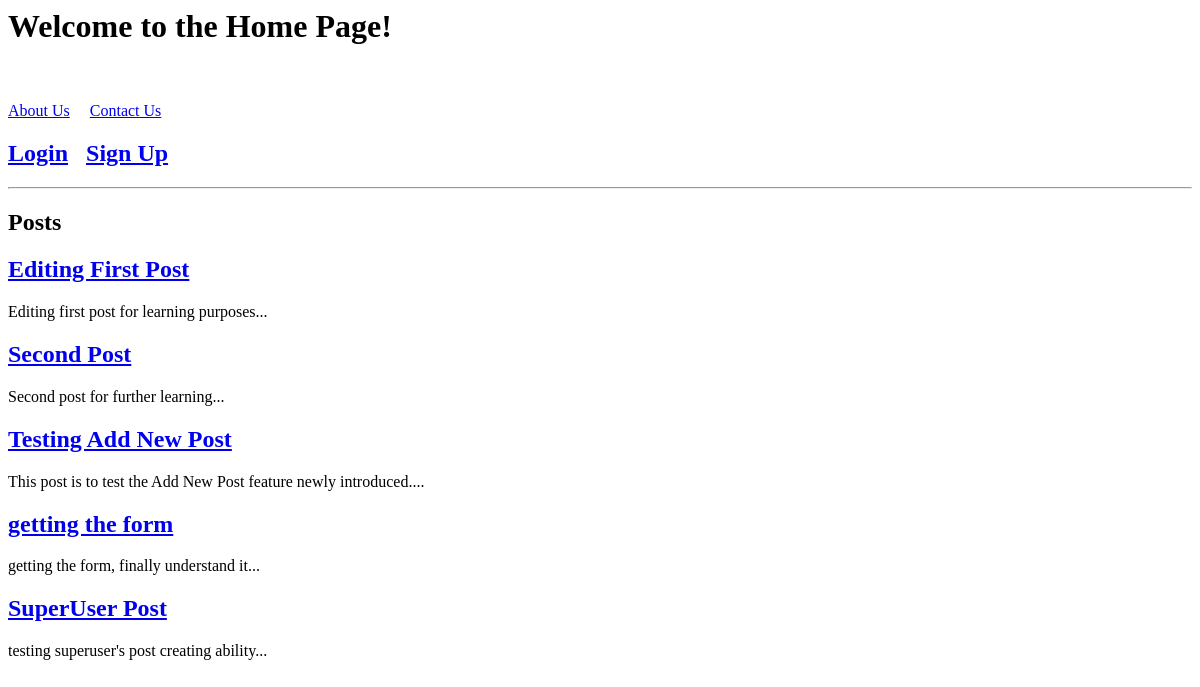
Page /main/ on the earlier database version.
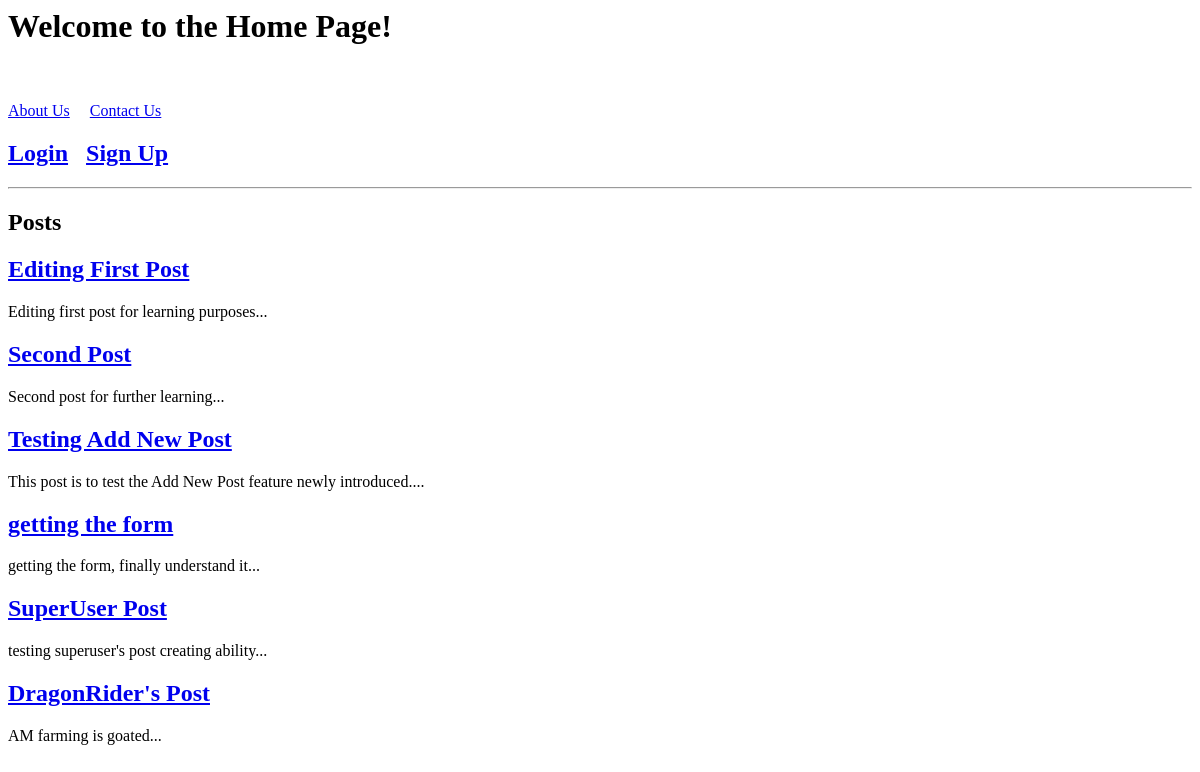
Same page on the later database version.
### main/models.py (models this page shows, shortened)
class Post(models.Model):
    user = models.ForeignKey(User, on_delete = models.CASCADE, related_name='posts')
    title = models.CharField(max_length=200)
    content = models.TextField()
    created_at = models.DateTimeField(auto_now_add=True)

### main/views.py (the view)
# urls.py: urlpatterns = [path('', views.home_screen, name = 'home'),
def home_screen(request):
    posts = Post.objects.all()
    return render(request, 'home.html', {'posts':posts})

### main/templates/home.html (shortened to what this page needs)
<h1>Welcome to the Home Page!</h1>
<a href = "/about/">About Us</a>
<a href = "/contact/">Contact Us</a>
{% if user.is_authenticated %}
<h2>
    <a href ="{% url 'add_post' %}">Add New Post</a> &nbsp;
    <a href = "{% url 'my_posts' %}">My Posts</a> &nbsp;
    <form method="post" action="{% url 'logout' %}" style="display:inline;">
        {% csrf_token %}
        <button type="submit" style="background:none; border:none; padding:0; font:inherit; color: #551A8B; text-decoration:underline; cursor:pointer;">
            Logout
        </button>
    </form>
</h2>
{% else %}
<h2>
    <a href = "{% url 'login' %}">Login</a>
    <a href = "{% url 'signup' %}">Sign Up</a>
</h2>
{% endif %}
<hr>
<h2>Posts</h2>
{% for post in posts %}
    <h2><a href="{% url 'post_detail' post.id %}">{{post.title}}</a></h2>
    <p>{{post.content|slice:"0:100"}}...</p>
{% endfor %}

Differences in the rows shown:
added Post: title "DragonRider's Post", content "AM farming is goated"
